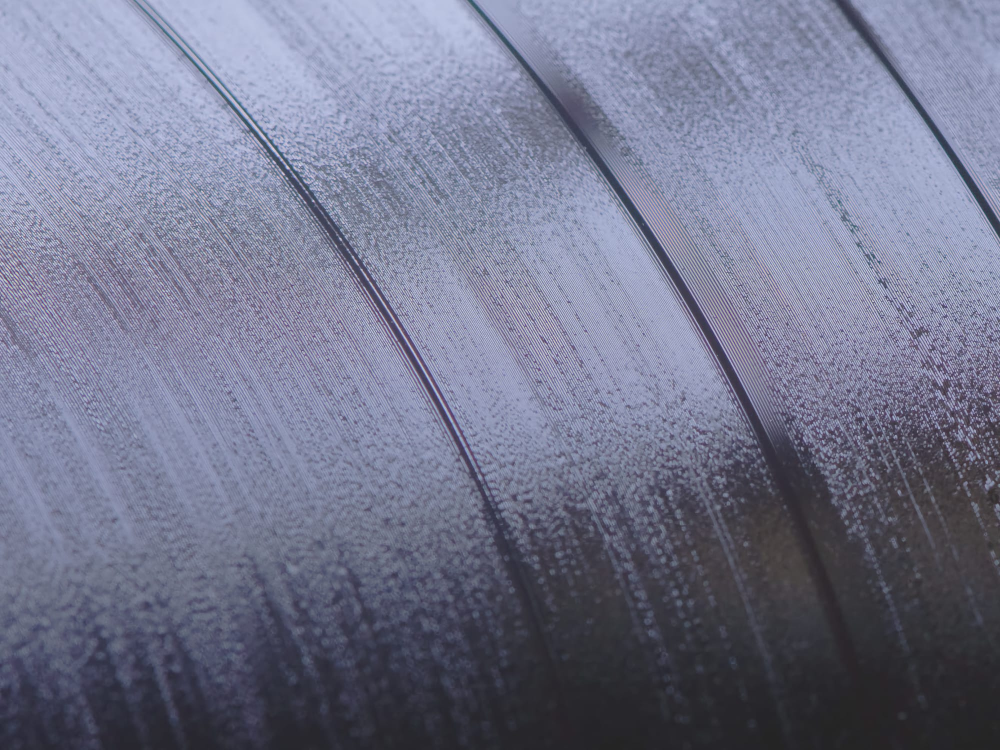
#> input picture gui_assets/vinyl-texture.jpg, 2000 x 1500 px (shown at 1/2 size); its folder holds only this picture in this run
$ python make_bg.py
#> lines starting #> are read from the running program, lines starting #| are printed output that depends on the picture
#!/usr/bin/env python3
"""
Build-time helper: pre-tint the GUI background image to cool grey/blue and size it
for the window, so the app ships a ready-to-use image and needs no Pillow at
runtime.

    python3 packaging/make_bg.py

Source image, first match wins:
  1. gui_assets/background_source.*   a personal photo, gitignored — a local
                                      override that never enters the repo
  2. gui_assets/vinyl-texture.jpg     the app's own texture, TRACKED so CI has it
  3. a procedural gradient            last resort

Writes gui_assets/background.png  (BG_W x BG_H, grey/blue tinted)

The tracked texture matters: when only the gitignored name existed, every CI
build silently fell back to the procedural gradient and the shipped apps went
out with a flat near-black background and no texture at all.

The grey/blue ramp matches the app palette (ground #0E1217, panel #19202A,
accent #5AA9F0). The intended source is a vinyl-groove macro — the grooves give
directional texture that sits well behind the panels.
"""
import math
from pathlib import Path
from PIL import Image, ImageOps, ImageEnhance

# Generated larger than the window: the page uses background-size:cover, so the
# photo has to survive the window being resized up without going soft.
BG_W, BG_H = 1400, 1000

ROOT = Path(__file__).resolve().parent.parent
# Personal override first, then the tracked texture. glob so any extension works.
_OVERRIDES = sorted((ROOT / "gui_assets").glob("background_source.*"))
SRC = _OVERRIDES[0] if _OVERRIDES else (ROOT / "gui_assets" / "vinyl-texture.jpg")
DST = ROOT / "gui_assets" / "background.png"

# Luminance -> cool grey/blue ramp, matching the palette (ground #0E1217, panel
# #19202A, accent #5AA9F0). Shadows fall to near-black, highlights lift to a
# steely blue-grey — deliberately NOT to the accent blue itself, or the
# background starts competing with the one element meant to be blue.
#
# Tuned so the image reads as TEXTURE behind the panels, not as a picture: an
# earlier pass at brightness .82 left the photo bright enough to fight the
# foreground once real panels sat on top of it.
# Tuned for the vinyl-groove macro. A near-uniform texture like this can sit far
# brighter than a photograph of a subject: there is nothing in it for the eye to
# lock onto, so it never competes with the panels. Values that suited the earlier
# portrait (brightness .60) crushed the grooves into flat black.
RAMP_BLACK = (10, 13, 18)
RAMP_MID = (38, 48, 62)
RAMP_WHITE = (116, 136, 162)
RAMP_MIDPOINT = 128
BRIGHTNESS = 1.05
CONTRAST = 1.22


def procedural_background() -> Image.Image:
    """Cool grey/blue vertical gradient with a soft vignette — image stand-in."""
    img = Image.new("RGB", (BG_W, BG_H))
    px = img.load()
    cx, cy = BG_W / 2, BG_H / 2
    max_d = math.hypot(cx, cy)
    for y in range(BG_H):
        base = 12 + 26 * (1 - y / BG_H)           # brighter at the top
        for x in range(BG_W):
            vig = 1 - 0.55 * (math.hypot(x - cx, y - cy) / max_d) ** 2
            v = base * vig
            px[x, y] = (int(v * 0.72), int(v * 0.88), int(v * 1.20))
    return img


def main() -> None:
    if SRC.exists():
        print(f"using {SRC.relative_to(ROOT)}")
        img = ImageOps.exif_transpose(Image.open(SRC)).convert("RGB")
#> img is the input picture: PIL image 2000x1500 RGB; mean R, G, B 115.5, 118.5, 141.4
        # Only rotate a PORTRAIT source. The rotation used to be unconditional,
        # which suited the original upright photo but would tip a landscape
        # source (such as the vinyl-groove macro) onto its side.
        if img.height > img.width:
            img = img.rotate(-90, expand=True)
        img = ImageOps.fit(img, (BG_W, BG_H), method=Image.LANCZOS)   # cover-crop
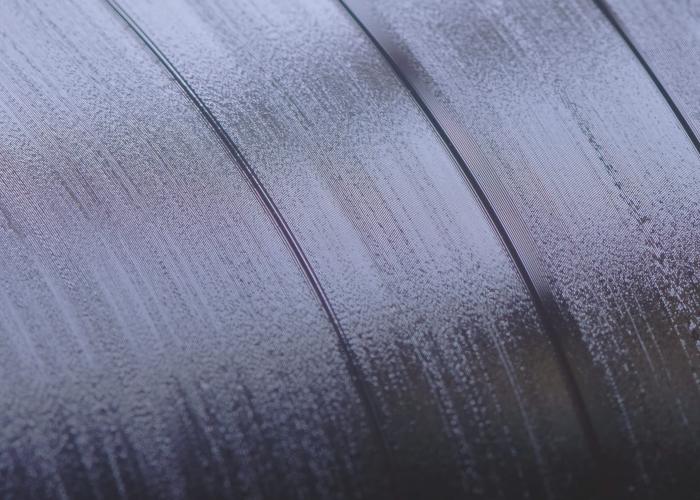
#> img: PIL image 1400x1000 RGB (shown at 1/2 size); mean R, G, B 116.3, 119.3, 142.4
    else:
        print(f"WARNING: no source image found ({SRC.name} missing) — falling back\n"
              f"         to a procedural gradient. The app will have NO texture.")
        img = procedural_background()

    gray = ImageOps.grayscale(img)
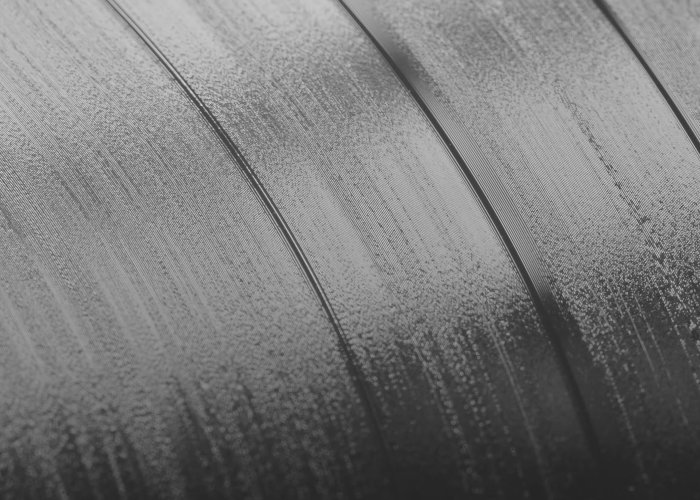
#> gray: PIL image 1400x1000 L (shown at 1/2 size); min 35, max 236, mean 121
    tinted = ImageOps.colorize(gray, black=RAMP_BLACK, mid=RAMP_MID,
                               white=RAMP_WHITE, midpoint=RAMP_MIDPOINT)
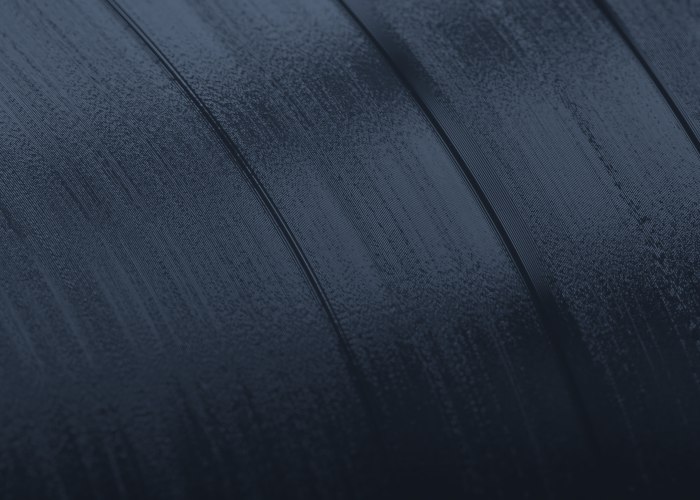
#> tinted: PIL image 1400x1000 RGB (shown at 1/2 size); mean R, G, B 42.2, 52.2, 66.1
    tinted = ImageEnhance.Brightness(tinted).enhance(BRIGHTNESS)
    tinted = ImageEnhance.Contrast(tinted).enhance(CONTRAST)

    DST.parent.mkdir(parents=True, exist_ok=True)  # gui_assets/ is fully gitignored
    tinted.save(DST)
    print(f"wrote {DST} ({BG_W}x{BG_H}, grey/blue)")


if __name__ == "__main__":
    main()
